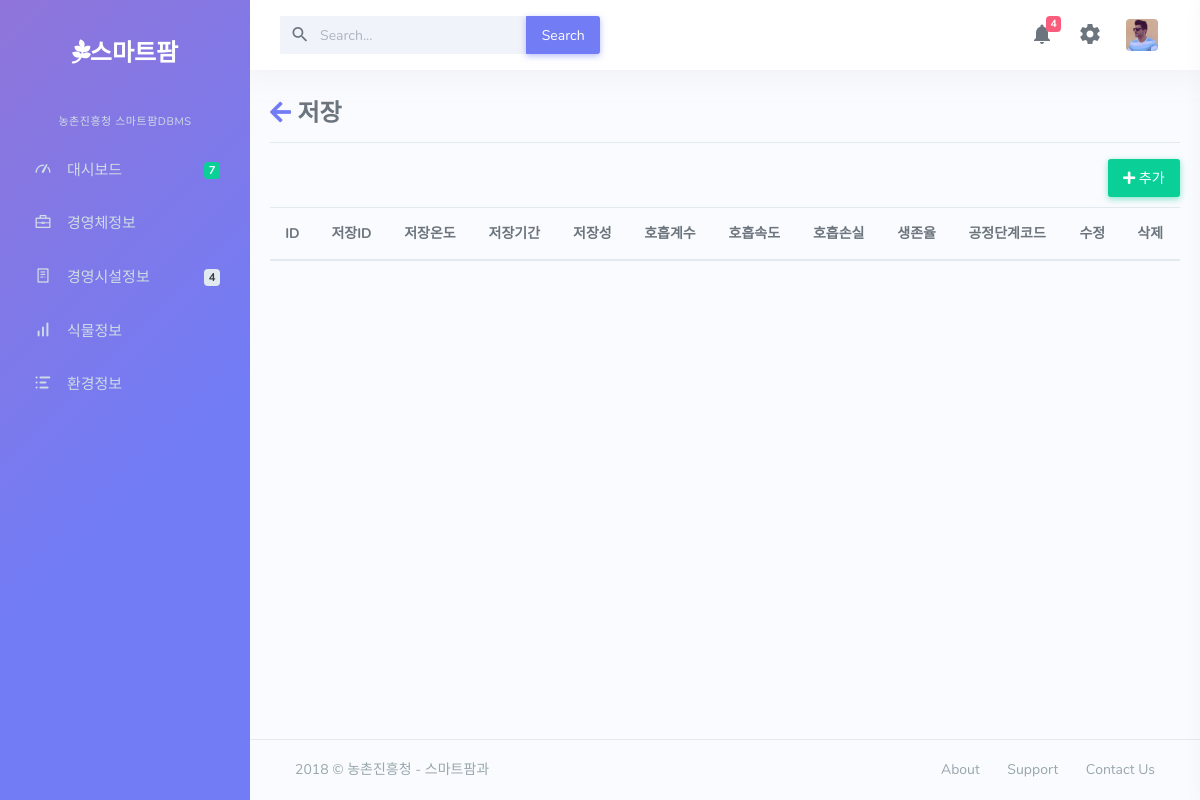
Before: /st with the older database file.
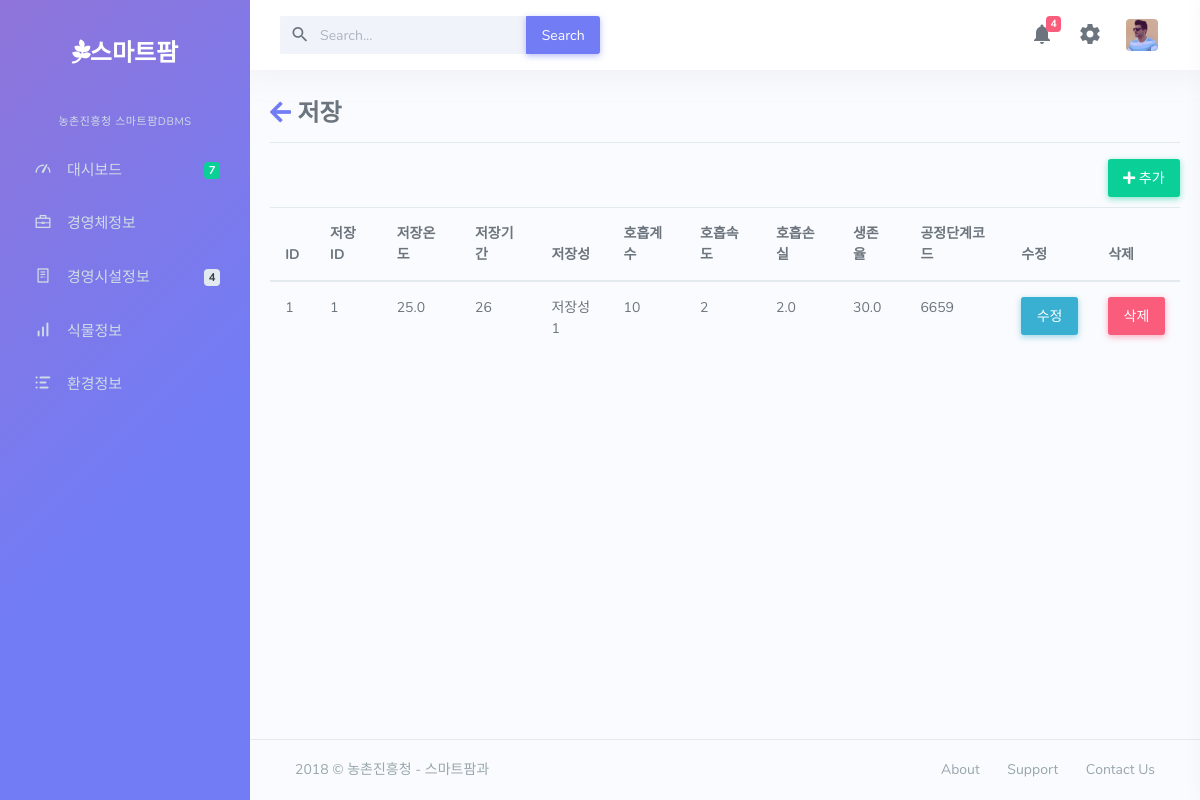
After: the same page with the newer database file.
### dashboard/models.py (models this page shows, shortened)
class storage(models.Model):
	ST_STORAGE_ID=models.IntegerField(null=False)
	ST_TEMP=models.FloatField(null=False)
	ST_PERIOD=models.IntegerField(null=False)
	ST_QUALITY=models.CharField(max_length=100)
	ST_RESP_COEF=models.IntegerField(null=False)
	ST_RESP_RATE=models.IntegerField(null=False)
	ST_RESP_LOSS=models.FloatField(null=False)
	ST_SURV_RATE=models.FloatField(null=False)
	PS_ID=models.ForeignKey(plan_stages)

class plan_stages(models.Model):
	PS_PLAN_CODE=models.IntegerField(null=False)
	FI_ID=models.ForeignKey(e1model)
	GI_ID=models.ForeignKey(gb_info)

### dashboard/views.py (the view)
# urls.py: url(r'^st$',views.st,name='st'),
def st(request):
	ds=storage.objects.all()
	return render(request,"farm/st.html",{"ds":ds})

### dashboard/templates/farm/st.html (shortened to what this page needs)
{% extends 'farm/base.html' %}
{% block content %}
{% load staticfiles %}
	<link href="{% static 'farm/css/e1.css' %}" rel="stylesheet">
	<link href="https://use.fontawesome.com/releases/v5.0.7/css/all.css" rel="stylesheet">
	<div class=tg>
		<h3><a href="{% url 'plist' %}"><i class="fas fa-arrow-left"></i></a> 저장</h3>
		<hr>
		<a href="{% url 'st_update' %}"><button class="btn btn-success"><i class="fas fa-plus"></i> 추가</button></a>
		<table class="table table-hover">
		  <thead>
		    <tr>
		      <th scope="col">ID</th>
		      <th scope="col">저장ID</th>
		      <th scope="col">저장온도</th>
		      <th scope="col">저장기간</th>
		      <th scope="col">저장성</th>
		      <th scope="col">호흡계수</th>
		      <th scope="col">호흡속도</th>
		      <th scope="col">호흡손실</th>
		      <th scope="col">생존율</th>
		      <th scope="col">공정단계코드</th>
		      <th scope="col">수정</th>
		      <th scope="col">삭제</th>
		    </tr>
		  </thead>
		  <tbody>
		{% for i in ds %}
			<tr>
				<td>{{i.id}}</td>
				<td>{{i.ST_STORAGE_ID}}</td>
				<td>{{i.ST_TEMP}}</td>
				<td>{{i.ST_PERIOD}}</td>
				<td>{{i.ST_QUALITY}}</td>
				<td>{{i.ST_RESP_COEF}}</td>
				<td>{{i.ST_RESP_RATE}}</td>
				<td>{{i.ST_RESP_LOSS}}</td>
				<td>{{i.ST_SURV_RATE}}</td>
				<td>{{i.PS_ID.PS_PLAN_CODE}}</td>
				<td><a href="{% url 'st_update' %}?id={{i.id}}"><button class="btn btn-info">수정</button></a></td>
				<td><button class="btn btn-danger" data-toggle="modal" data-target="#delmodal{{i.id}}">삭제</button></td>
			</tr>
		{% endfor %}
		</tbody>
		</table>
	</div>
{% endblock %}

Changed rows visible on the page:
added storage: id "1", ST_STORAGE_ID "1", ST_TEMP "25.0", ST_PERIOD "26", ST_QUALITY "저장성1", ST_RESP_COEF "10", ST_RESP_RATE "2", ST_RESP_LOSS "2.0", ST_SURV_RATE "30.0", PS_ID.PS_PLAN_CODE "6659"
